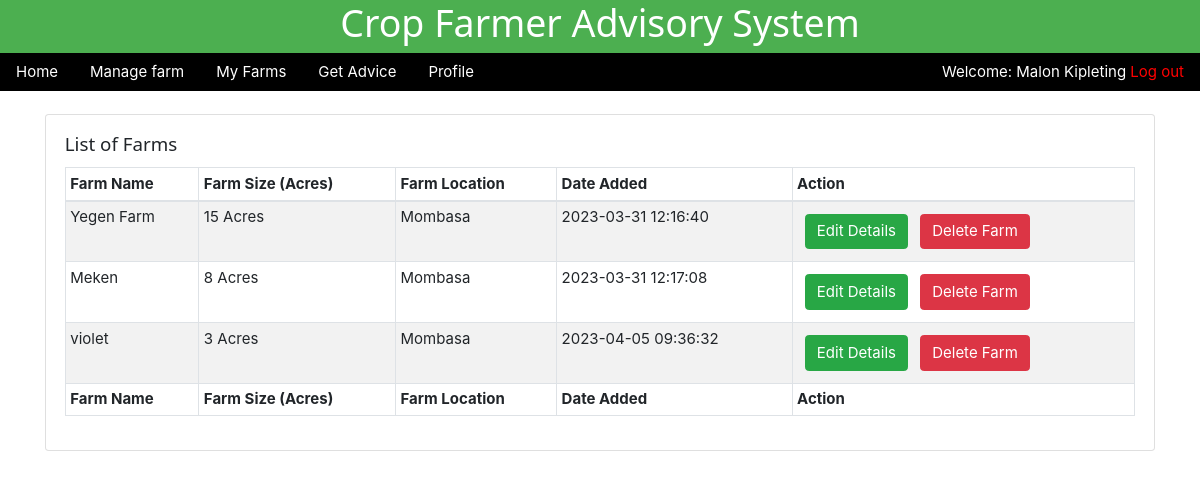
/admin/farms.php (signed in), run on an earlier commit of the app's database.
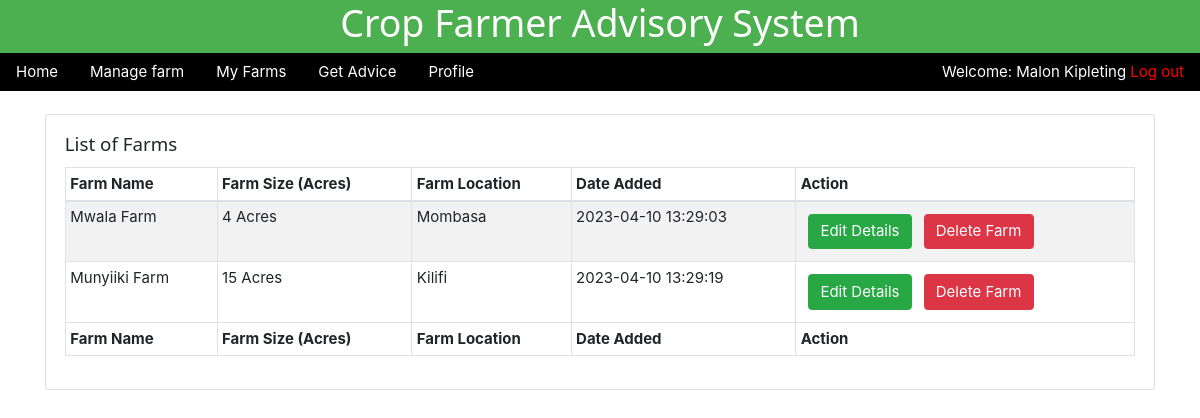
And on a later commit of the database.
### tables this page shows
CREATE TABLE `farm_details` (
  `id` int(11) NOT NULL,
  `farm_id` varchar(255) NOT NULL,
  `farm_name` varchar(255) NOT NULL,
  `farm_location` varchar(255) NOT NULL,
  `farm_size` varchar(100) NOT NULL,
  `date_added` timestamp NOT NULL DEFAULT current_timestamp()
);

CREATE TABLE `county_details` (
  `id` int(11) NOT NULL,
  `county_id` varchar(20) NOT NULL,
  `county_name` varchar(50) NOT NULL
);

### admin/farms.php (the view, shortened to what this page needs)
<?php
include 'connection.php';
$farmer_id = $_SESSION['farmerId'];
?>
<!DOCTYPE html>
<html>
<head>
     <?php
include './components/header.php';
?>
 </head>
<body>
	<?php
include './components/navbar.php';
?>
<div class="container">
	<div class="row">
		<div class="col-md-12">
		<div class="card">
                        <div class="card-body">
                            <h5 class="card-title">List of Farms</h5>
                            <table id="dtBasicExample" class="table table-striped table-bordered table-sm"
                                cellspacing="0" width="100%">
                                <thead>
                                    <tr>
                                        <th>Farm Name</th>
                                        <th>Farm Size (Acres)</th>
                                        <th>Farm Location</th>
                                        <th>Date Added</th>
                                        <th>Action</th>
                                    </tr>
                                </thead>
                                <tbody>
                                    <?php
  if($farmer_id){
      $data_fetch_query = "SELECT * FROM `farm_details`
	INNER JOIN farmer_owner_details ON farmer_owner_details.farm_id = farm_details.farm_id
	INNER JOIN county_details ON county_details.county_id = farm_details.farm_location
	";
      $data_result = mysqli_query($db, $data_fetch_query);
      if ($data_result->num_rows > 0){
          while($row = $data_result->fetch_assoc()) {
              $farm_id = $row['farm_id'];
              $farm_name = $row['farm_name'];
              $farm_size = $row['farm_size'];
              $farm_loc = $row['county_id'];
              $farm_location = $row['county_name'];
              $date_created = $row['date_added'];
      echo "<tr> <td>" .$farm_name.  "</td>";
      echo "<td>" .$farm_size." "."Acres"."</td>";
      echo "<td>" .$farm_location."</td>";
      echo "<td>" .$date_created."</td>";
      echo "<td>
      <form method ='POST' action=''>
      <input  type='text' hidden name='Farm_id' value='$farm_id'>
      <input type='submit' data-farm_id='$farm_id'  data-farm_name='$farm_name' data-farm_size='$farm_size' data-farm_location='$farm_loc' value='Edit Details' name='edit-farm-btn' class='btn btn-success edit-farm-modal-btn m-2'>
      <input type='submit' data-id= '$farm_id' value='Delete Farm'  class='btn btn-danger deleteFarmBtn'>
      </form>
      </td> </tr>";
      }
      }else{
      echo "<td>"."No Data Found"."</td>";
      }
      } else{
          echo "<td>"."No farms available"."</td>";
      }
?>
                                </tbody>
                                <tfoot>
                                    <tr>
									<th>Farm Name</th>
									<th>Farm Size (Acres)</th>
                                        <th>Farm Location</th>
										<th>Date Added</th>
                                        <th>Action</th>
                                    </tr>
                                </tfoot>
                            </table>
                        </div>
                    </div>
		</div>
	</div>
</div>
</body>
</html>

What changed in the data, as far as the page shows it:
removed farm_details: farm_name "Yegen Farm", farm_size "15", farm_location.county_name "Mombasa", date_added "2023-03-31 12:16:40"
removed farm_details: farm_name "Meken", farm_size "8", farm_location.county_name "Mombasa", date_added "2023-03-31 12:17:08"
removed farm_details: farm_name "violet", farm_size "3", farm_location.county_name "Mombasa", date_added "2023-04-05 09:36:32"
added farm_details: farm_name "Mwala Farm", farm_size "4", farm_location.county_name "Mombasa", date_added "2023-04-10 13:29:03"
added farm_details: farm_name "Munyiiki Farm", farm_size "15", farm_location.county_name "Kilifi", date_added "2023-04-10 13:29:19"
